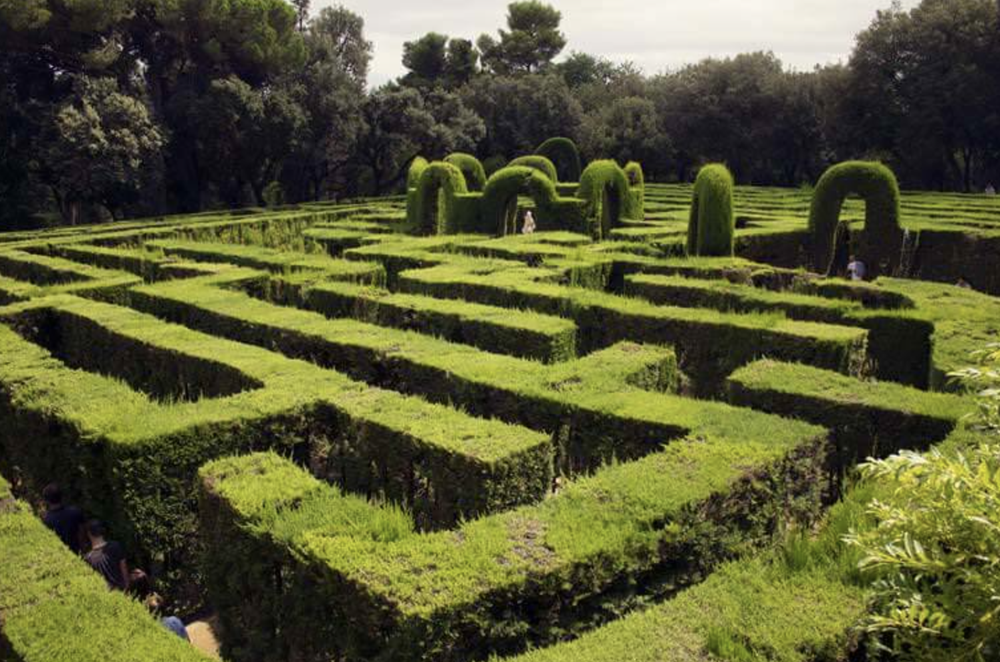
#> input picture 04_IMAGE_PROCESSING/04_HISTOGRAM/lab.png, 1000 x 662 px, shrunk from 1504 x 996 before the run, found by its file name
$ python histogram.py
#> lines starting #> are read from the running program, lines starting #| are printed output that depends on the picture
import numpy as np
import matplotlib.pyplot as plt
import cv2 as cv


def custom_hist(gray):
    h, w = gray.shape
    hist = np.zeros([256], dtype=np.int32)
    for row in range(h):
        for col in range(w):
            pv = gray[row, col]
            hist[pv] += 1

    y_pos = np.arange(0, 256, 1, dtype=np.int32)
    plt.bar(y_pos, hist, align='center', color='r', alpha=0.5)
    plt.xticks(y_pos, y_pos)
    plt.ylabel('Frequency')
    plt.title('Histogram')
    plt.show()


def image_hist (image):
    cv.imshow("input", image)
    color = ('blue', 'green', 'red')
    for i, color in enumerate(color):
        hist = cv.calcHist([image], [i], None, [256], [0, 256])
        plt.plot(hist, color=color)
        plt.xlim([0, 256])
        plt. show()


src = cv.imread('/openCV/04_IMAGE_PROCESSING/04_HISTOGRAM/lab.png')
#> src is the input picture: shape (662, 1000, 3); mean B, G, R 52.3, 88.9, 88.1
cv.namedWindow("input", cv.WINDOW_AUTOSIZE)
cv.imshow("input", src)
cv.waitKey(1)


gray = cv.cvtColor(src, cv.COLOR_BGR2GRAY)
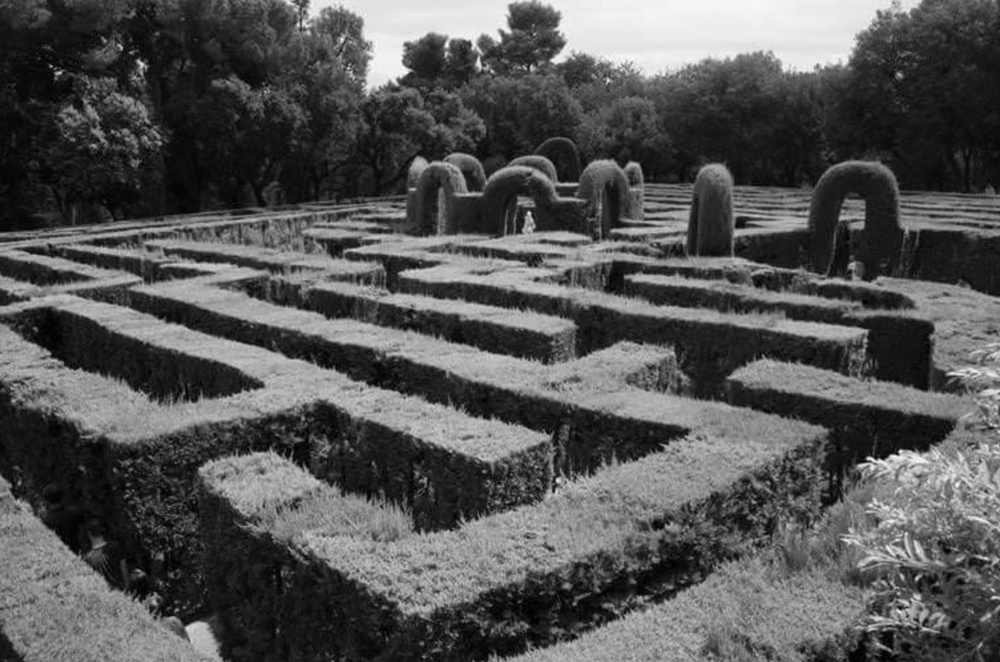
#> gray: shape (662, 1000); min 0, max 252, mean 84.5
custom_hist(gray)
#> after the loop in custom_hist, `for row in range(h):`: hist = 256 values, max 11373 at index 25, min 0 at index 250, mean 2585.9
#> in custom_hist, `plt.show()`:
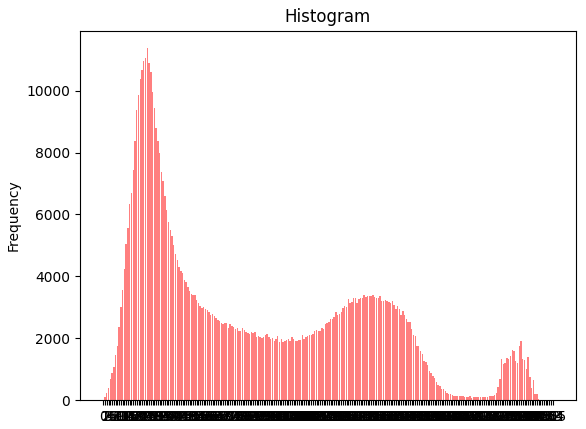
#> figure drawn by matplotlib, 1 panel; tallest bar 11373 high, from x = 24.6 to 25.4
image_hist(src)
#> the loop in image_hist, `for i, color in enumerate(color):` made 3 passes
#> pass 1, in image_hist, `plt. show()`:
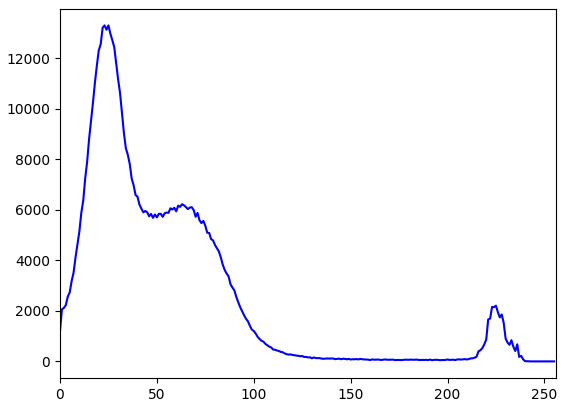
#> figure drawn by matplotlib, 1 panel; curve peaks at x = 23, y = 13300
#> pass 2, in image_hist, `plt. show()`:
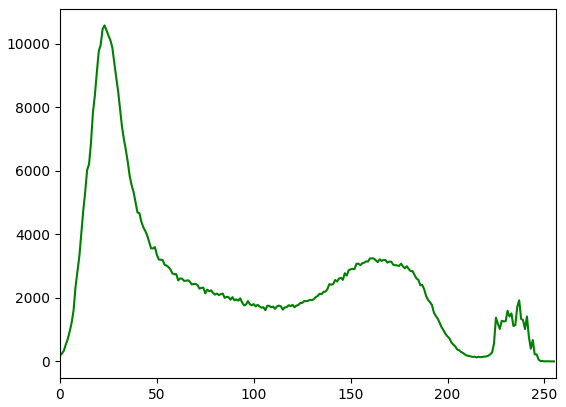
#> figure drawn by matplotlib, 1 panel; curve peaks at x = 23, y = 10584


def plot_combined_hist(image):
    # Calculate grayscale histogram
    gray = cv.cvtColor(image, cv.COLOR_BGR2GRAY)
    hist_gray = cv.calcHist([gray], [0], None, [256], [0, 256]).flatten()

    # Prepare figure
    plt.figure(figsize=(10, 6))

    # Plot Grayscale Histogram as bars
    bars = plt.bar(range(256), hist_gray, color='red', alpha=0.5, label='Grayscale')

    # Calculate and Plot Color Histograms
    colors = ('b', 'g', 'r')
    for i, color in enumerate(colors):
        hist_color = cv.calcHist([image], [i], None, [256], [0, 256]).flatten()
        plt.plot(hist_color, color=color, label=color.capitalize(), linewidth=1.5)

    plt.title('Combined Histogram')
    plt.xlabel('Pixel Value')
    plt.ylabel('Frequency')
    plt.legend()
    plt.xlim([0, 256])

    plt.show()

    plot_combined_hist(src)
    cv.waitKey(1)

$ run again, with 04_IMAGE_PROCESSING/04_HISTOGRAM/bat.png copied over 04_IMAGE_PROCESSING/04_HISTOGRAM/lab.png
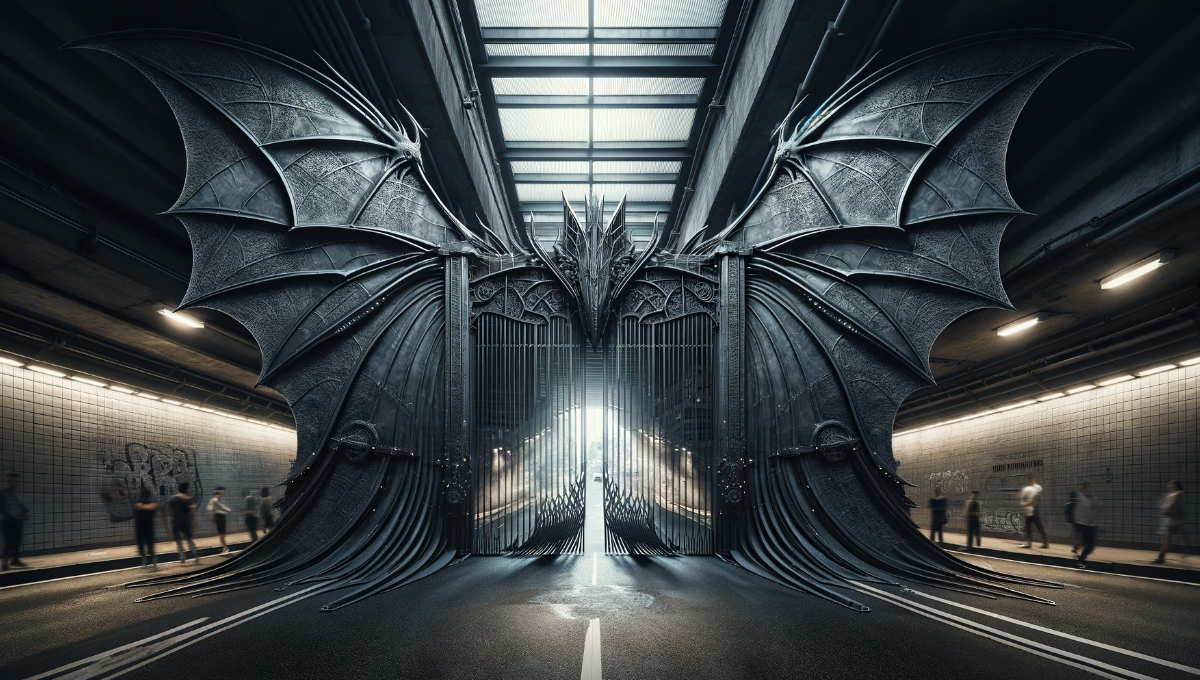
#> input picture 04_IMAGE_PROCESSING/04_HISTOGRAM/bat.png, 1200 x 680 px, found by its file name
#> src is the input picture: shape (680, 1200, 3); mean B, G, R 68.9, 67.3, 61.5
#> `gray = cv.cvtColor(src, cv.COLOR_BGR2GRAY)`:
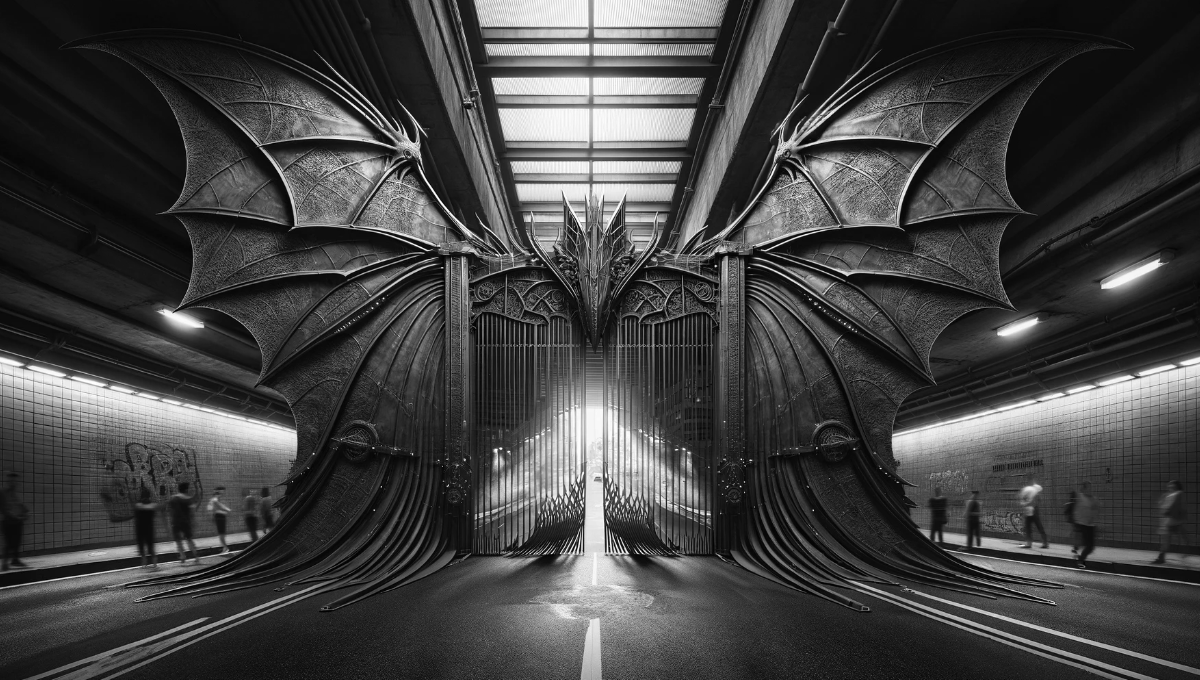
#> gray: shape (680, 1200); min 0, max 255, mean 65.7
#> after the loop in custom_hist, `for row in range(h):`: hist = 256 values, max 20720 at index 12, min 4 at index 0, mean 3187.5
#> the loop in image_hist, `for i, color in enumerate(color):` made 3 passes
#> pass 2, in image_hist, `plt. show()`:
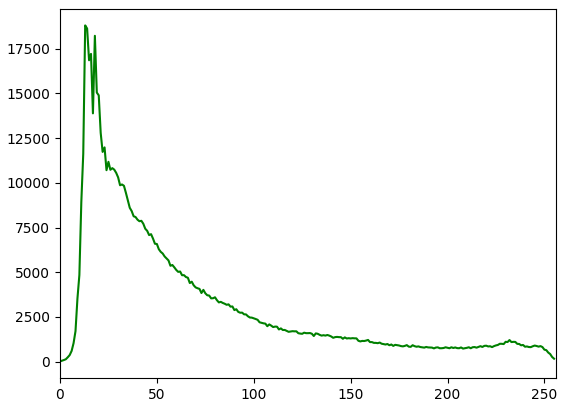
#> figure drawn by matplotlib, 1 panel; curve peaks at x = 13, y = 18807
